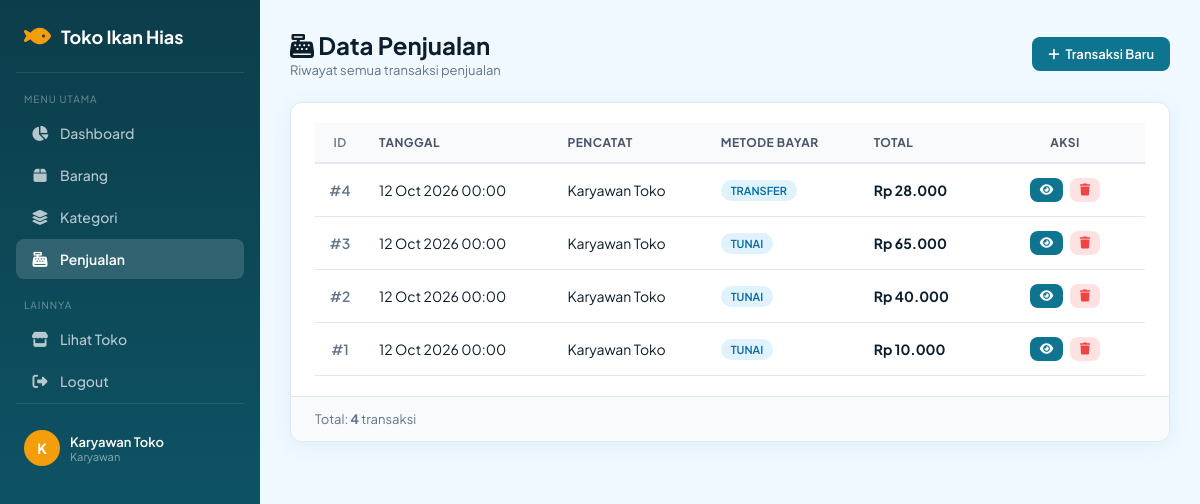
/MVC/index.php?page=penjualan (signed in), run on the app's committed database.
### tables this page shows
CREATE TABLE penjualan (
    id_penjualan INT AUTO_INCREMENT,
    id_pengguna INT NOT NULL,
    tanggal DATETIME NOT NULL DEFAULT CURRENT_TIMESTAMP,
    metode_bayar ENUM('tunai', 'qris') NOT NULL DEFAULT 'tunai',
    total DECIMAL(12, 2) NOT NULL DEFAULT 0.00,
    CONSTRAINT pk_penjualan PRIMARY KEY (id_penjualan),
    CONSTRAINT fk_penjualan_pengguna FOREIGN KEY (id_pengguna) REFERENCES pengguna (id_pengguna) ON UPDATE CASCADE ON DELETE RESTRICT,
    CONSTRAINT chk_penjualan_total CHECK (total >= 0)
);

CREATE TABLE pengguna (
    id_pengguna INT AUTO_INCREMENT,
    nama VARCHAR(50) NOT NULL,
    username VARCHAR(30) NOT NULL,
    password VARCHAR(255) NOT NULL,
    peran ENUM('pemilik', 'karyawan') NOT NULL DEFAULT 'karyawan',
    CONSTRAINT pk_pengguna PRIMARY KEY (id_pengguna),
    CONSTRAINT uq_pengguna_username UNIQUE (username)
);

### MVC/Model/Penjualan.php (called while the page is built, shortened)
<?php
require_once __DIR__ . '/../koneksi.php';
class Penjualan
{
    private mysqli $conn;
    public function __construct()
    {
        global $conn;
        $this->conn = $conn;
    }
    public function semua(): array
    {
        $result = $this->conn->query(
            'SELECT p.*, u.nama AS pencatat
             FROM penjualan p
             JOIN pengguna u ON u.id_pengguna = p.id_pengguna
             ORDER BY p.id_penjualan DESC'
        );
        return $result->fetch_all(MYSQLI_ASSOC);
    }
}

### MVC/View/admin/penjualan/index.php (the view, shortened to what this page needs)
<!DOCTYPE html>
<html lang="id">
<head>
    <link rel="stylesheet" href="https://cdnjs.cloudflare.com/ajax/libs/font-awesome/6.4.0/css/all.min.css">
    <link rel="stylesheet" href="View/style.css">
</head>
<body>
<div class="admin-layout">
    <?php require __DIR__ . '/../../templates/sidebar.php'; ?>
    <main class="admin-main">
        <div class="page-header">
            <div>
                <h1><i class="fa-solid fa-cash-register"></i> Data Penjualan</h1>
                <p>Riwayat semua transaksi penjualan</p>
            </div>
            <a href="index.php?page=penjualan&aksi=tambah" class="btn btn-primary"><i class="fa-solid fa-plus"></i> Transaksi Baru</a>
        </div>
        <div class="card">
            <div class="table-container">
                <table>
                    <thead>
                        <tr>
                            <th class="number-col">ID</th>
                            <th>Tanggal</th>
                            <th>Pencatat</th>
                            <th>Metode Bayar</th>
                            <th>Total</th>
                            <th class="action-col">Aksi</th>
                        </tr>
                    </thead>
                    <tbody>
                    <?php if ($dataPenjualan): ?>
                    <?php foreach ($dataPenjualan as $p): ?>
                        <tr>
                            <td class="number-col">#<?= $p['id_penjualan'] ?></td>
                            <td><?= date('d M Y H:i', strtotime($p['tanggal'])) ?></td>
                            <td><?= htmlspecialchars($p['pencatat']) ?></td>
                            <td><span class="badge badge-blue"><?= strtoupper($p['metode_bayar']) ?></span></td>
                            <td><strong>Rp <?= number_format($p['total'], 0, ',', '.') ?></strong></td>
                            <td class="action-col">
                                <a href="index.php?page=penjualan&aksi=detail&id=<?= $p['id_penjualan'] ?>" class="btn btn-primary btn-sm"><i class="fa-solid fa-eye"></i></a>
                                <a href="index.php?page=penjualan&aksi=hapus&id=<?= $p['id_penjualan'] ?>" class="btn btn-danger btn-sm" onclick="return confirm('Yakin hapus transaksi ini?')"><i class="fa-solid fa-trash"></i></a>
                            </td>
                        </tr>
                    <?php endforeach; ?>
                    <?php else: ?>
                        <tr><td colspan="6"><div class="empty-state"><i class="fa-regular fa-folder-open"></i><h2>Belum ada transaksi</h2></div></td></tr>
                    <?php endif; ?>
                    </tbody>
                </table>
            </div>
            <div class="table-footer">
                <span>Total: <strong><?= count($dataPenjualan) ?></strong> transaksi</span>
            </div>
        </div>
    </main>
</div>
</body>
</html>

### MVC/View/style.css (style rules this page uses)
:root { --primary: #0e7490; --primary-dark: #0c5f73; --primary-light: #e0f7fa; --accent: #f59e0b; --accent-hover: #d97706; --bg: #f0f9ff; --card-bg: #ffffff; --text-main: #0c1e2b; --text-muted: #64748b; --border: #e2e8f0; --danger: #ef4444; --success: #10b981; --shadow: 0 4px 20px rgba(14, 116, 144, .08); --shadow-lg: 0 10px 40px rgba(14, 116, 144, .12); --radius: 12px; --sidebar-w: 260px; }
* { box-sizing: border-box; margin: 0; padding: 0; }
body { font-family: 'Plus Jakarta Sans', 'Segoe UI', sans-serif; color: var(--text-main); background: var(--bg); }
a { text-decoration: none; color: inherit; }
.admin-layout { display: flex; min-height: 100vh; }
.admin-main { margin-left: var(--sidebar-w); flex: 1; padding: 30px; background: var(--bg); min-height: 100vh; }
.page-header { display: flex; align-items: center; justify-content: space-between; flex-wrap: wrap; gap: 16px; margin-bottom: 24px; }
.page-header h1 { font-size: 24px; font-weight: 700; }
.page-header p { color: var(--text-muted); font-size: 13px; margin-top: 2px; }
.card { background: var(--card-bg); border: 1px solid var(--border); border-radius: var(--radius); box-shadow: var(--shadow); overflow: hidden; }
.table-container { overflow-x: auto; padding: 20px 24px; }
table { width: 100%; border-collapse: separate; border-spacing: 0; text-align: left; }
thead th { padding: 12px 14px; border-bottom: 2px solid var(--border); background: #f8fafc; color: #475569; font-size: 12px; font-weight: 700; letter-spacing: .04em; text-transform: uppercase; }
tbody td { padding: 14px; border-bottom: 1px solid var(--border); font-size: 14px; vertical-align: middle; }
.number-col { width: 50px; text-align: center; color: var(--text-muted); font-weight: 600; }
.action-col { width: 160px; text-align: center; }
.action-col a, .action-col button { margin: 0 2px; }
.btn { display: inline-flex; align-items: center; justify-content: center; gap: 6px; padding: 9px 16px; border: none; border-radius: 8px; font-size: 13px; font-weight: 600; cursor: pointer; text-decoration: none; transition: .2s; }
.btn-primary { background: var(--primary); color: #fff; }
.btn-danger { background: #fee2e2; color: var(--danger); padding: 7px 12px; }
.btn-sm { padding: 6px 10px; font-size: 12px; }
.badge { display: inline-block; padding: 4px 10px; border-radius: 20px; font-size: 11px; font-weight: 600; }
.badge-blue { background: #e0f2fe; color: #0369a1; }
.table-footer { display: flex; justify-content: space-between; gap: 12px; padding: 14px 24px; border-top: 1px solid var(--border); background: #f8fafc; color: var(--text-muted); font-size: 13px; }

### data on the page
penjualan: id_penjualan "4", tanggal "12 Oct 2026 00:00", id_pengguna.nama "Karyawan Toko", metode_bayar "TRANSFER", total "28.000"
penjualan: id_penjualan "3", tanggal "12 Oct 2026 00:00", id_pengguna.nama "Karyawan Toko", metode_bayar "TUNAI", total "65.000"
penjualan: id_penjualan "2", tanggal "12 Oct 2026 00:00", id_pengguna.nama "Karyawan Toko", metode_bayar "TUNAI", total "40.000"
penjualan: id_penjualan "1", tanggal "12 Oct 2026 00:00", id_pengguna.nama "Karyawan Toko", metode_bayar "TUNAI", total "10.000"

### other printed values
$initial "K"
$userNama "Karyawan Toko"
$userPeran "Karyawan"
count($dataPenjualan) "4"
